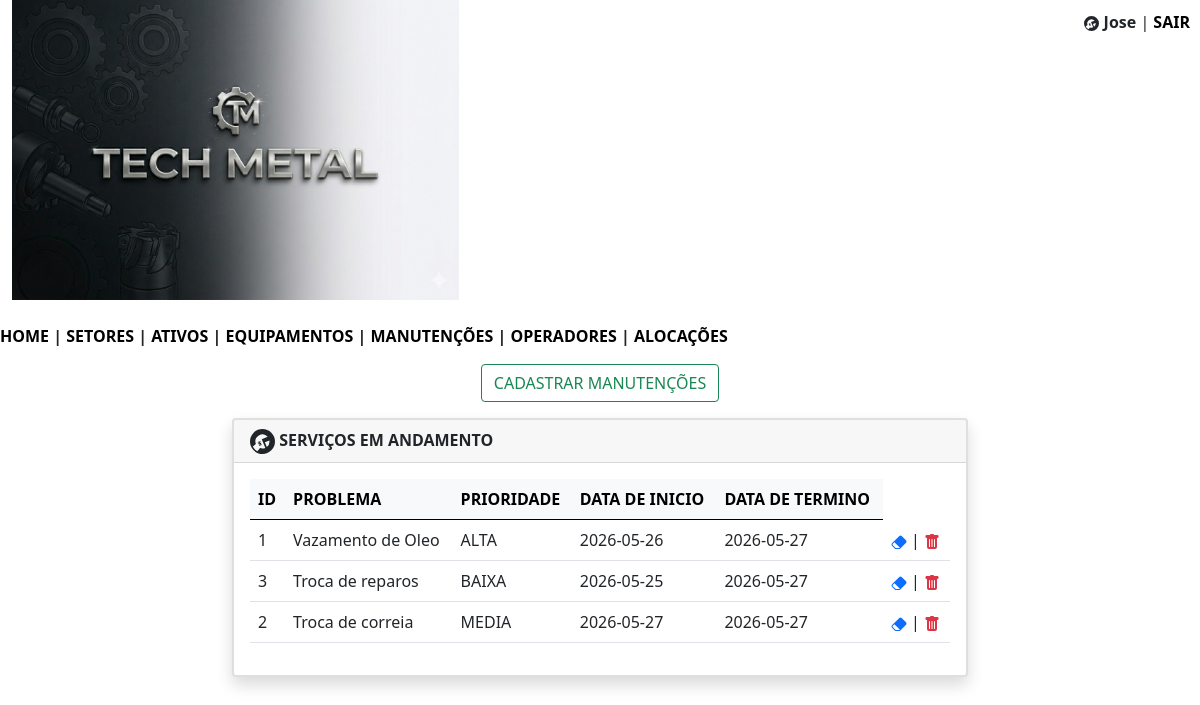
Page /techmetal/manutencoes.php (signed in) on the committed database.
### tables this page shows
CREATE TABLE `manutencoes` (
  `id` int(11) NOT NULL,
  `problema` varchar(220) NOT NULL,
  `prioridade` varchar(20) NOT NULL,
  `data_inicio` date NOT NULL,
  `data_fim` date NOT NULL
);

### techmetal/manutencoes.php (the view, shortened to what this page needs)
<?php
$nome = $_SESSION['nome'];
?>
<!DOCTYPE html>
<html lang="pt-br">
<head>
    <link href="https://cdn.jsdelivr.net/npm/bootstrap@5.0.2/dist/css/bootstrap.min.css" rel="stylesheet">
</head>
<body>
<div class="container-fluid" style=" text-align:left; position:relative;">
<img src="imagens/banner.png"  alt="" whidth = "900"  height = "300" srcset="">
    <div class="header" style="position:absolute; top:10px; right:10px;">
        <b><?= htmlspecialchars($nome) ?></b> |
        <a href="sair.php" style="color:black; text-decoration:none; font-weight:bold;">SAIR</a>
    </div>
</div>
<br/>
        <nav>
            <?php
                include 'menu.php';
            ?>
        </nav>
<div class="text-center my-3">
    <button type="button" class="btn btn-outline-success" data-bs-toggle="modal" data-bs-target="#exampleModal">
        CADASTRAR MANUTENÇÕES
    </button>
</div>
<div class="container">
    <div class="row justify-content-center">
        <div class="col-md-8 mb-4">
            <div class="card shadow border-2">
                <div class="card-header">
                    <b>SERVIÇOS EM ANDAMENTO</b>
                </div>
                <div class="card-body">
                    <?php
                    include 'conecta.php';
                    $sql = "SELECT * FROM manutencoes ORDER BY prioridade";
                    $consulta = $pdo->query($sql);
                    $listaservicos = $consulta->fetchAll(PDO::FETCH_ASSOC);
                    if (count($listaservicos) > 0) {
                        echo "<table class='table table-hover align-middle'>";
                        echo "<thead class='table-light'>
                                <tr>
                                    <th>ID</th>
                                    <th>PROBLEMA</th>
                                    <th>PRIORIDADE</th>
                                    <th>DATA DE INICIO</th>
                                    <th>DATA DE TERMINO</th>
                                </tr>
                              </thead>";
                        echo "<tbody>";
                        foreach ($listaservicos as $item) {
                            $id = $item['id'];
                            echo "<tr>";
                            echo "<td>" . htmlspecialchars($item['id']) . "</td>";
                            echo "<td>" . htmlspecialchars($item['problema']) . "</td>";
                            echo "<td>" . htmlspecialchars($item['prioridade']) . "</td>";
                            echo "<td>" . htmlspecialchars($item['data_inicio']) . "</td>";
                            echo "<td>" . htmlspecialchars($item['data_fim']) . "</td>";
                            echo "<td><a href='#' data-bs-toggle='modal' data-bs-target='#modalEditar' data-id='$id'><svg xmlns='http://www.w3.org/2000/svg' width='16' height='16' fill='currentColor' class='bi bi-eraser-fill' viewBox='0 0 16 16'>
                            <path d='M8.086 2.207a2 2 0 0 1 2.828 0l3.879 3.879a2 2 0 0 1 0 2.828l-5.5 5.5A2 2 0 0 1 7.879 15H5.12a2 2 0 0 1-1.414-.586l-2.5-2.5a2 2 0 0 1 0-2.828zm.66 11.34L3.453 8.254 1.914 9.793a1 1 0 0 0 0 1.414l2.5 2.5a1 1 0 0 0 .707.293H7.88a1 1 0 0 0 .707-.293z'/>
                          </svg></a> | <a href ='excluir_manutencao.php?id=$id'><svg xmlns='http://www.w3.org/2000/svg' width='16' height='16' fill='currentColor' class='bi bi-trash-fill text-danger' viewBox='0 0 16 16'>
                            <path d='M2.5 1a1 1 0 0 0-1 1v1a1 1 0 0 0 1 1H3v9a2 2 0 0 0 2 2h6a2 2 0 0 0 2-2V4h.5a1 1 0 0 0 1-1V2a1 1 0 0 0-1-1H10a1 1 0 0 0-1-1H7a1 1 0 0 0-1 1zm3 4a.5.5 0 0 1 .5.5v7a.5.5 0 0 1-1 0v-7a.5.5 0 0 1 .5-.5M8 5a.5.5 0 0 1 .5.5v7a.5.5 0 0 1-1 0v-7A.5.5 0 0 1 8 5m3 .5v7a.5.5 0 0 1-1 0v-7a.5.5 0 0 1 1 0'/>
                          </svg></a></td>";
                            echo "</tr>";
                        }
                        echo "</tbody>";
                        echo "</table>";
                    } else {
                        echo "<p class='text-danger'><b>NÃO EXISTEM MANUTENÇÕES CADASTRADAS NO MOMENTO!</b></p>";
                    }
                    ?>
                </div>
            </div>
        </div>
    </div>
</div>
</body>
</html>

### techmetal/menu.php (shortened to what this page needs)
<?php
    $funcao = $_SESSION['funcao'];
    if ($funcao == "admin"){
       echo "<a href='home.php' style = 'color: black; text-decoration: none; font-weight: bold'>HOME</a>";
       echo "<b> | </b>";
       echo "<a href='setores.php' style = 'color: black; text-decoration: none; font-weight: bold'>SETORES</a>";
       echo "<b> | </b>";
       echo "<a href='ativos.php' style = 'color: black; text-decoration: none; font-weight: bold'>ATIVOS</a>";
       echo "<b> | </b>";
       echo "<a href='equipamentos.php' style = 'color: black; text-decoration: none; font-weight: bold'>EQUIPAMENTOS</a>";
       echo "<b> | </b>";
       echo "<a href='manutencoes.php' style = 'color: black; text-decoration: none; font-weight: bold'>MANUTENÇÕES</a>";
       echo "<b> | </b>";
       echo "<a href='operadores.php' style = 'color: black; text-decoration: none; font-weight: bold'>OPERADORES</a>";
       echo "<b> | </b>";
       echo "<a href='alocacoes.php' style = 'color: black; text-decoration: none; font-weight: bold'>ALOCAÇÕES</a>";
    }
?>

### techmetal/manutencoes.php (style rules this page uses)
.header { float: right; }

### rows in the picture
manutencoes: id "1", problema "Vazamento de Oleo", prioridade "ALTA", data_inicio "2026-05-26", data_fim "2026-05-27"
manutencoes: id "3", problema "Troca de reparos", prioridade "BAIXA", data_inicio "2026-05-25", data_fim "2026-05-27"
manutencoes: id "2", problema "Troca de correia", prioridade "MEDIA", data_inicio "2026-05-27", data_fim "2026-05-27"

### other values in the picture
$nome "Jose"
